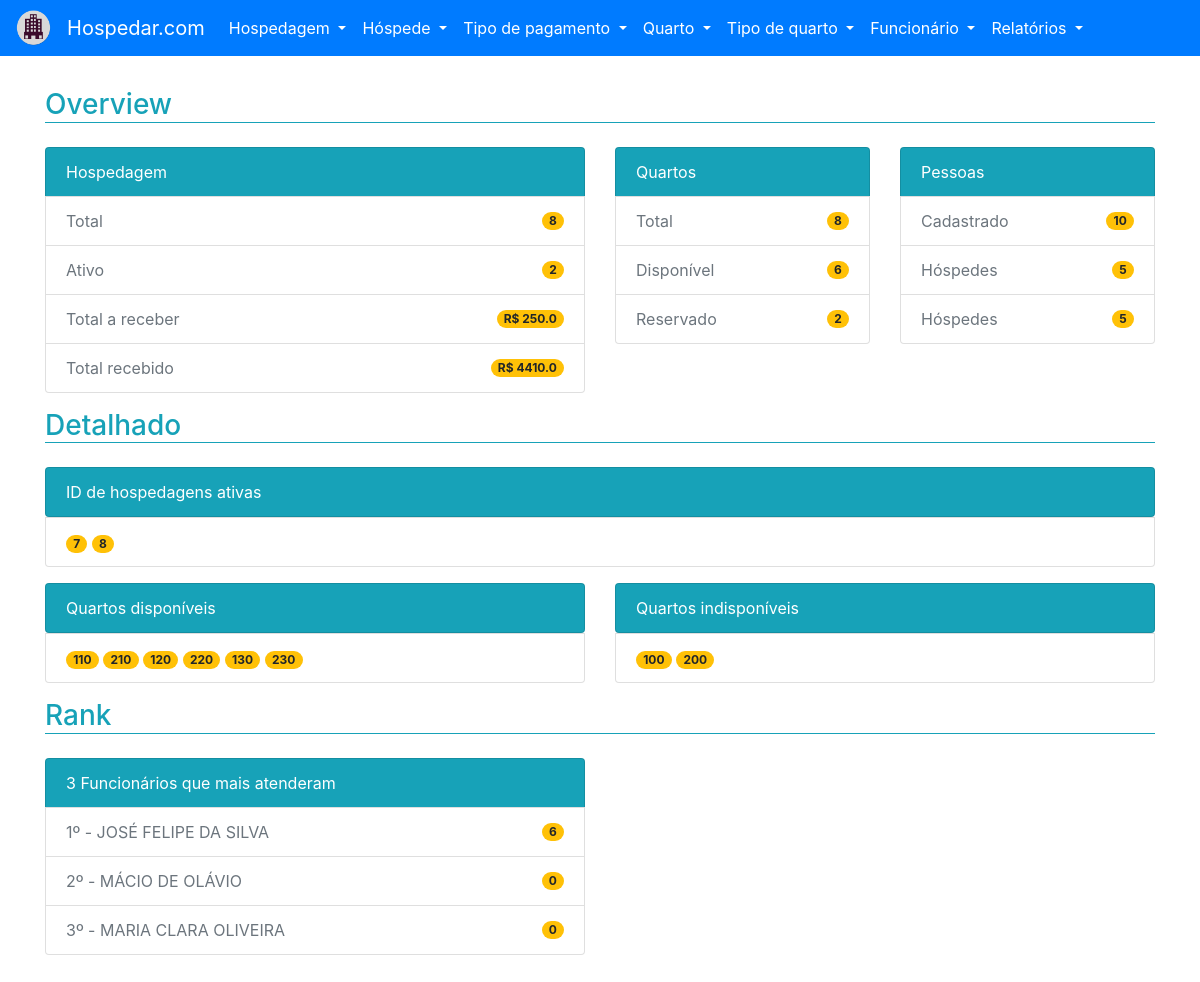
The page / on the database its author committed.
### tables this page shows
CREATE TABLE "FUNCIONARIO" (
	"ID_FUNCIONARIO" INTEGER NOT NULL PRIMARY KEY AUTOINCREMENT UNIQUE,
	"NU_CPF" CHAR(11) NOT NULL UNIQUE,
	"NO_FUNCIONARIO" VARCHAR(64) NOT NULL,
	"NU_TELEFONE" CHAR(11) NOT NULL UNIQUE,
	"NO_EMAIL" VARCHAR(32) NOT NULL UNIQUE,
	"ID_ENDERECO" INTEGER NOT NULL,

	FOREIGN KEY ("ID_ENDERECO") REFERENCES "ENDERECO" ("ID_ENDERECO")
);

### project/backend/main/views.py (the view)
def home():
    with QuartoTipoQuartView(DATABASE_URL) as db:
        qt_quartos = len(db.select_all())
    with QuartoDisponivelView(DATABASE_URL) as db:
        nu_quartos_disp = [quarto['NU_QUARTO'] for quarto in db.select_all()]
        qt_quartos_disp = len(nu_quartos_disp)
    with QuartoIndisponivelView(DATABASE_URL) as db:
        nu_quartos_indisp = [quarto['NU_QUARTO'] for quarto in db.select_all()]
        qt_quartos_indisp = len(nu_quartos_indisp)
    with HospedeEnderecoView(DATABASE_URL) as db:
        qt_hospedes = len(db.select_all())
    with FuncionarioEnderecoView(DATABASE_URL) as db:
        qt_funcionarios = len(db.select_all())
    with HospedagemModel(DATABASE_URL) as db:
        qt_hospedagem = len(db.select_all())
        ids_hospedagem_ativa = [hospedagem['ID_HOSPEDAGEM'] for hospedagem in db.select_all_by(in_ativo=1)]
    with HospedagemTotalAtivo(DATABASE_URL) as db:
        qt_hospedagem_ativo = db.select_all()[0]['TOTAL_ATIVO']
    with HospedagemTotalReceber(DATABASE_URL) as db:
        qt_hospedagem_receber = db.select_all()[0]['TOTAL_A_RECEBER']
    with HospedagemTotalRecebido(DATABASE_URL) as db:
        qt_hospedagem_recebido = db.select_all()[0]['TOTAL_RECEBIDO']
    with RankFuncionarioView(DATABASE_URL) as db:
        rank_funcionario = db.select_all()
    context = {
        'qt_quartos': qt_quartos,
        'qt_quartos_disp': qt_quartos_disp,
        'qt_quartos_indisp': qt_quartos_indisp,
        'qt_pessoas': qt_hospedes + qt_funcionarios,
        'qt_hospedes': qt_hospedes,
        'qt_funcionarios': qt_funcionarios,
        'qt_hospedagem': qt_hospedagem,
        'qt_hospedagem_ativo': qt_hospedagem_ativo,
        'qt_hospedagem_receber': qt_hospedagem_receber,
        'qt_hospedagem_recebido': qt_hospedagem_recebido,
        'ids_hospedagem_ativa': ids_hospedagem_ativa,
        'nu_quartos_disp': nu_quartos_disp,
        'nu_quartos_indisp': nu_quartos_indisp,
        'rank_funcionario': rank_funcionario
    }
    return render_template('home.html', **context)

### project/backend/main/models.py (called while the page is built)
    def __enter__(self):
        self.open()
        return self

    def __exit__(self, exc_type, exc_val, exc_tb):
        self.close()

    @property
    def cursor(self):
        return self._cursor

    def open(self):
        self._connection = sqlite3.connect(self.url)
        self._cursor = self._connection.cursor()

    def close(self):
        self._connection.close()

    def cursor_to_dict(self, cursors: Iterable):
        return [dict(zip(self.__tablecolumns__, cursor)) for cursor in cursors]

    def select_all(self):
        if self._connection:
            return self.cursor_to_dict(self.cursor.execute(f'SELECT * FROM "{self.__tablename__}" ;'))
        raise ProgrammingError('ProgrammingError: Cannot operate on a closed database.')

    def select_all_by(self, and_operator=True, **kwargs):
        if self._connection:
            if and_operator:
                filters = ' AND '.join(f'{key} = {value}'.upper() for key, value in kwargs.items())
            else:
                filters = ' OR '.join(f'{key} = {value}'.upper() for key, value in kwargs.items())
            return self.cursor_to_dict(self.cursor.execute(f'SELECT * FROM "{self.__tablename__}" WHERE {filters} ;'))
        raise ProgrammingError('ProgrammingError: Cannot operate on a closed database.')

### project/frontend/templates/home.html
{% extends 'base.html' %}
{% block content %}
    <div class="row">
        <div class="col-md-12 mt-3">
            <h3 class="border-bottom border-info text-info">
                Overview
            </h3>
        </div>
        <div class="col-md-6 mt-3">
            <ul class="list-group">
                <li class="list-group-item bg-info text-white">Hospedagem</li>
                <li class="list-group-item d-flex justify-content-between align-items-center disabled">
                    Total <span class="badge badge-warning badge-pill">{{ qt_hospedagem }}</span>
                </li>
                <li class="list-group-item d-flex justify-content-between align-items-center disabled">
                    Ativo <span class="badge badge-warning badge-pill">{{ qt_hospedagem_ativo }}</span>
                </li>
                <li class="list-group-item d-flex justify-content-between align-items-center disabled">
                    Total a receber
                    <span class="badge badge-warning badge-pill">
                        {% if qt_hospedagem_receber %}
                            R$ {{ qt_hospedagem_receber }}
                        {% else %}
                            R$ 0.0
                        {% endif %}
                    </span>
                </li>
                <li class="list-group-item d-flex justify-content-between align-items-center disabled">
                    Total recebido
                    <span class="badge badge-warning badge-pill">
                        {% if qt_hospedagem_recebido %}
                            R$ {{ qt_hospedagem_recebido }}
                        {% else %}
                            R$ 0.0
                        {% endif %}
                    </span>
                </li>
            </ul>
        </div>
        <div class="col-md-3 mt-3">
            <ul class="list-group">
                <li class="list-group-item bg-info text-white">Quartos</li>
                <li class="list-group-item d-flex justify-content-between align-items-center disabled">
                    Total <span class="badge badge-warning badge-pill">{{ qt_quartos }}</span>
                </li>
                <li class="list-group-item d-flex justify-content-between align-items-center disabled">
                    Disponível <span class="badge badge-warning badge-pill">{{ qt_quartos_disp }}</span>
                </li>
                <li class="list-group-item d-flex justify-content-between align-items-center disabled">
                    Reservado <span class="badge badge-warning badge-pill">{{ qt_quartos_indisp }}</span>
                </li>
            </ul>
        </div>
        <div class="col-md-3 mt-3">
            <ul class="list-group">
                <li class="list-group-item bg-info text-white">Pessoas</li>
                <li class="list-group-item d-flex justify-content-between align-items-center disabled">
                    Cadastrado <span class="badge badge-warning badge-pill">{{ qt_pessoas }}</span>
                </li>
                <li class="list-group-item d-flex justify-content-between align-items-center disabled">
                    Hóspedes <span class="badge badge-warning badge-pill">{{ qt_hospedes }}</span>
                </li>
                <li class="list-group-item d-flex justify-content-between align-items-center disabled">
                    Hóspedes <span class="badge badge-warning badge-pill">{{ qt_funcionarios }}</span>
                </li>
            </ul>
        </div>
    </div>
    <div class="row">
        <div class="col-md-12 mt-3">
            <h3 class="border-bottom border-info text-info">
                Detalhado
            </h3>
        </div>
        <div class="col-md-12 mt-3">
            <ul class="list-group">
                <li class="list-group-item bg-info text-white">ID de hospedagens ativas</li>
            </ul>
            <li class="list-group-item justify-content-between align-items-center disabled">
                {% for id_hospedagem_ativa in ids_hospedagem_ativa %}
                    <span class="badge badge-warning badge-pill">{{ id_hospedagem_ativa }}</span>
                {% endfor %}
            </li>
        </div>
        <div class="col-md-6 mt-3">
            <ul class="list-group">
                <li class="list-group-item bg-info text-white">Quartos disponíveis</li>
            </ul>
            <li class="list-group-item justify-content-between align-items-center disabled">
                {% for nu_quarto_disp in nu_quartos_disp %}
                    <span class="badge badge-warning badge-pill">{{ nu_quarto_disp }}</span>
                {% endfor %}
            </li>
        </div>
        <div class="col-md-6 mt-3">
            <ul class="list-group">
                <li class="list-group-item bg-info text-white">Quartos indisponíveis</li>
            </ul>
            <li class="list-group-item justify-content-between align-items-center disabled">
                {% for nu_quarto_indisp in nu_quartos_indisp %}
                    <span class="badge badge-warning badge-pill">{{ nu_quarto_indisp }}</span>
                {% endfor %}
            </li>
        </div>
    </div>
    <div class="row">
        <div class="col-md-12 mt-3">
            <h3 class="border-bottom border-info text-info">
                Rank
            </h3>
        </div>
        <div class="col-md-6 mt-3">
            <ul class="list-group">
                <li class="list-group-item bg-info text-white">3 Funcionários que mais atenderam</li>
                {% for rank in rank_funcionario[:3] %}
                    <li class="list-group-item d-flex justify-content-between align-items-center disabled">
                        {{ loop.index }}º - {{ rank['NO_FUNCIONARIO'] }}<span class="badge badge-warning badge-pill">{{ rank['QT_HOSPEDAGEM'] }}</span>
                    </li>
                {% endfor %}
            </ul>
        </div>
    </div>
{% endblock content%}

### rows shown on the page
FUNCIONARIO: NO_FUNCIONARIO "JOSÉ FELIPE DA SILVA", QT_HOSPEDAGEM "6"
FUNCIONARIO: NO_FUNCIONARIO "MÁCIO DE OLÁVIO", QT_HOSPEDAGEM "0"
FUNCIONARIO: NO_FUNCIONARIO "MARIA CLARA OLIVEIRA", QT_HOSPEDAGEM "0"

### other values the page prints
{{ qt_hospedagem }} "8"
{{ qt_hospedagem_ativo }} "2"
{{ qt_hospedagem_receber }} "250.0"
{{ qt_hospedagem_recebido }} "4410.0"
{{ qt_quartos }} "8"
{{ qt_quartos_disp }} "6"
{{ qt_quartos_indisp }} "2"
{{ qt_pessoas }} "10"
{{ qt_hospedes }} "5"
{{ qt_funcionarios }} "5"
{{ id_hospedagem_ativa }} "7" "8"
{{ nu_quarto_disp }} "110" "210" "120" "220" "130" "230"
{{ nu_quarto_indisp }} "100" "200"
